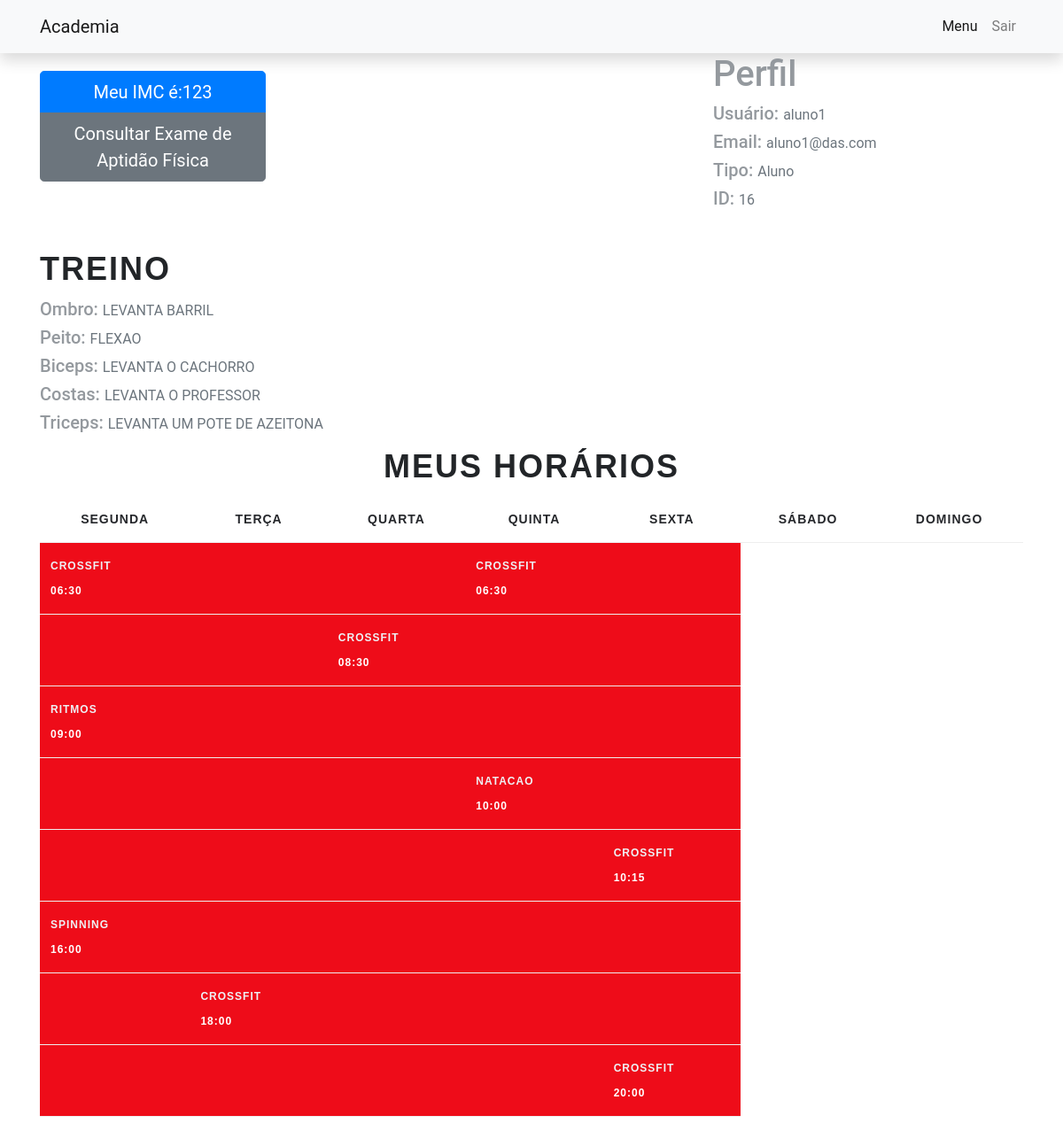
Page /aluno/home/ (signed in) on the committed database.
### medico/models.py (models this page shows, shortened)
class Exame(models.Model):
    id_aluno = models.CharField(max_length=100)
    peso = models.CharField(max_length=100)
    altura = models.CharField(max_length=100)
    pressao = models.CharField(max_length=100)
    pgc = models.CharField(max_length=100)
    pmm = models.CharField(max_length=100)
    imc = models.CharField(max_length=100)
    habilitado = models.CharField(max_length=4)
    id_medico = models.CharField(max_length=100)

### aluno/models.py (models this page shows, shortened)
class Aluno(models.Model):
    nome = models.CharField(max_length=100)
    CPF = models.CharField(max_length=100)
    identidade = models.CharField(max_length=100)
    nascimento = models.CharField(max_length=20)
    n_cartao = models.CharField(max_length=100)
    bandeira = models.CharField(max_length=100)
    cartao_nome = models.CharField(max_length=100)
    usuario = models.CharField(max_length=100)
    email = models.CharField(max_length=100)
    password = models.CharField(max_length=100)
    planos = models.ManyToManyField(Plano,default=None)
    treino = models.ManyToManyField(Treino,default=None)
    exame = models.ManyToManyField(Exame,default=None)

class Aula(models.Model):
    name = models.CharField(max_length=100)
    modalidade = models.ManyToManyField(Modalidade)
    dia = models.CharField(max_length=100,default="")
    horario = models.CharField(max_length=100)
    alunos = models.ManyToManyField(Aluno)

class Modalidade(models.Model):
    name = models.CharField(max_length=100)
    max_alunos = models.IntegerField()
    def __str__(self):
        return self.name

### professor/models.py (models this page shows, shortened)
class Treino(models.Model):
    nome = models.CharField(max_length=100)
    peito = models.CharField(max_length=100)
    ombro = models.CharField(max_length=100)
    biceps = models.CharField(max_length=100)
    costas = models.CharField(max_length=100)
    triceps = models.CharField(max_length=100)
    professor = models.ManyToManyField(Academia_Users,default=None)

### aluno/views.py (the view)
# urls.py: path('home/',include('academia.urls'),name="home"),
def home(request):
    user_id = request.session['user_logged_id']
    user = Aluno.objects.filter(id=user_id).first()
    try:
        treino = user.treino.get()
    except:
        treino = None
    all_aulas = Aula.objects.filter()
    aulas_aluno = []
    for aula in all_aulas:
        if(user in aula.alunos.all()):
            aulas_aluno.append(aula)
    horarios = []
    for aula in aulas_aluno:
        if aula.horario not in horarios:
            horarios.append(aula.horario)
    horarios.sort()
    tabela = []
    dias_uteis = ["Seg", "Ter", "Qua", "Qui", "Sex"]
    has_aula = False
    for horario in horarios:
        aulas_do_dia = []
        for dia in dias_uteis:
            has_aula = False
            for aula in aulas_aluno:
                if dia in aula.dia and horario in aula.horario:
                    aulas_do_dia.append(aula)
                    has_aula = True
            if not has_aula:
                aulas_do_dia.append([])
        tabela.append(aulas_do_dia)
    exame = user.exame.get()
    context = {
        'user_logged': user,
        'treino': treino,
        'has_aula': len(aulas_aluno),
        'horarios': horarios,
        'tabela': tabela,
        'imc': exame.imc
    }
    return render(request,'aluno/home.html',context)

### aluno/templates/aluno/home.html
{% extends "medico/usuario_logado.html" %}
{% load static %}
{% block styles %}
<link rel="stylesheet" href="{% static '/secretario/styles/quadro_horarios.css' %}">
{% endblock styles %}
{% block content %}
<div class="container">
  <div class="row justify-content-between">
    <div class="col-3" style="padding-top: 20px;">
      <div class="btn-group-vertical" role="group" aria-label="Button group with nested dropdown">
        <button type="button" class="btn btn-primary btn-lg" onclick="window.location = '/aluno/view_imc'">Meu IMC é:{{imc}}</button>
        <button type="button" class="btn btn-secondary btn-lg" onclick="window.location = '/aluno/view_exame'">Consultar Exame de Aptidão Física</button>
      </div>
    </div>
    <div class="col-4">
      <p class="h1">Perfil</p>
      <p class="h5">Usuário: <small class="text-muted">{{user_logged.usuario}}</small></p>
      <p class="h5">Email: <small class="text-muted">{{user_logged.email}}</small></p>
      <p class="h5">Tipo: <small class="text-muted">Aluno</small></p>
      <p class="h5">ID: <small class="text-muted">{{user_logged.id}}</small></p>
    </div>
  </div>
  {% if treino %}
  <div style="text-align: left; padding-top: 50px;">
    <h1> Treino</h1>
    <p class="h5">Ombro: <small class="text-muted">{{treino.ombro}}</small></p>
    <p class="h5">Peito: <small class="text-muted">{{treino.peito}}</small></p>
    <p class="h5">Biceps: <small class="text-muted">{{treino.biceps}}</small></p>
    <p class="h5">Costas: <small class="text-muted">{{treino.costas}}</small></p>
    <p class="h5">Triceps: <small class="text-muted">{{treino.triceps}}</small></p>
  </div>
  {%endif%}
  {% if has_aula %}
  <div class="table-responsive" style="padding-top: 20px;">
    <table class="timetable table table-striped ">
      <h1 style="text-align: center;">Meus Horários</h1>
      <thead>
        <tr class="text-center">
          <th scope="col">Segunda</th>
          <th scope="col">Terça</th>
          <th scope="col">Quarta</th>
          <th scope="col">Quinta</th>
          <th scope="col">Sexta</th>
          <th scope="col">Sábado</th>
          <th scope="col">Domingo</th>
        </tr>
      </thead>
      <tbody>
        <tr>
          {% for all_aulas in tabela %}
          {% for aula in all_aulas %}
          {% if aula %}
          <td class="timetable-workout"><a href="../aula?aula_id={{aula.id}}">{{aula.modalidade.get}}</a>
            <br> {{aula.horario}}</td>
          {% else %}
          <td class="timetable-workout"><a></a>
            <br></td>
          {% endif %}
          {% endfor %}
        </tr>
        {% endfor %}
      </tbody>
    </table>
  </div>
  {% endif %}
</div>
{% endblock content %}

### assets/secretario/styles/quadro_horarios.css (style rules this page uses)
body { -webkit-font-smoothing: antialiased; text-rendering: optimizeLegibility; font-family: 'Roboto', sans-serif; letter-spacing: 0px; font-size: 16px; color: #94999e; font-weight: 400; line-height: 28px; }
h1, h2, h3, h4, h5, h6 { color: #222528; margin: 0px 0px 15px 0px; font-family: 'Oswald', sans-serif; font-weight: 700; line-height: 1; text-transform: uppercase; letter-spacing: 2px; }
h1 { font-size: 36px; }
p { margin: 0 0 20px; line-height: 1.7; }
p:last-child { margin: 0px; }
a { text-decoration: none; color: #eef1f5; -webkit-transition: all 0.3s; -moz-transition: all 0.3s; transition: all 0.3s; }
.timetable-workout { font-size: 12px; text-transform: uppercase; letter-spacing: 1px; background-color: #ee0c19; font-weight: 700; font-family: 'Oswald', sans-serif; }
.timetable-workout, .timetable.table>tbody>tr>td { color: #fff; }
.timetable, .table>tbody>tr>th { font-size: 14px; text-transform: uppercase; letter-spacing: 1px; font-weight: 700; font-family: 'Oswald', sans-serif; }
.timetable, .table>thead>tr>th { font-size: 14px; text-transform: uppercase; letter-spacing: 1px; font-weight: 700; font-family: 'Oswald', sans-serif; }
.table { width: 100%; max-width: 100%; margin-bottom: 1rem; }
.table>tbody>tr>td, .table>tbody>tr>th, .table>tfoot>tr>td, .table>tfoot>tr>th, .table>thead>tr>td, .table>thead>tr>th { border-top: transparent; color: #26282c; border-bottom: 1px solid #eee; }
.table thead th { vertical-align: bottom; border-bottom: 2px solid #eee; }
.table-striped tbody tr:nth-of-type(odd) { background-color: hsl(224, 100%, 99%); }

### rows in the picture
Exame: imc "123"
Aluno: usuario "aluno1", email "aluno1@das.com", id "16"
Treino: ombro "LEVANTA BARRIL", peito "FLEXAO", biceps "LEVANTA O CACHORRO", costas "LEVANTA O PROFESSOR", triceps "LEVANTA UM POTE DE AZEITONA"
Aula: modalidade.get "CROSSFIT", horario "06:30"
Aula: modalidade.get "CROSSFIT", horario "06:30"
Aula: modalidade.get "CROSSFIT", horario "08:30"
Aula: modalidade.get "RITMOS", horario "09:00"
Aula: modalidade.get "NATACAO", horario "10:00"
Aula: modalidade.get "CROSSFIT", horario "10:15"
Aula: modalidade.get "SPINNING", horario "16:00"
Aula: modalidade.get "CROSSFIT", horario "18:00"
Aula: modalidade.get "CROSSFIT", horario "20:00"
